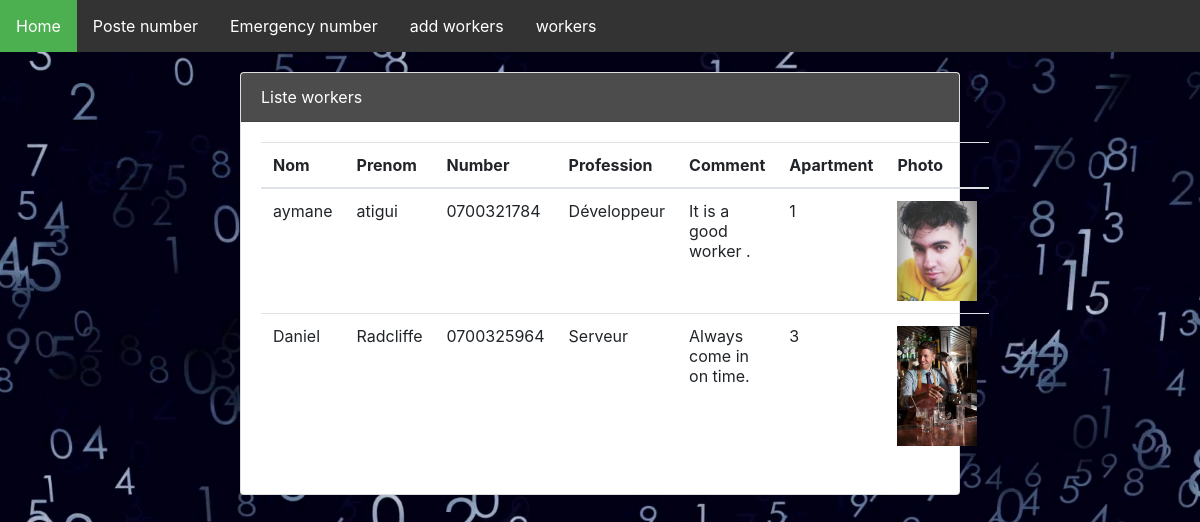
Screenshot of /code/pages/listeworkers.php with the database file from the repository.
### tables this page shows
CREATE TABLE IF NOT EXISTS `worker` (
  `id` int(11) NOT NULL AUTO_INCREMENT,
  `nom` varchar(50) NOT NULL,
  `prenom` varchar(50) NOT NULL,
  `number` varchar(12) NOT NULL,
  `profession` varchar(50) NOT NULL,
  `comm` varchar(200) NOT NULL,
  `apa` varchar(50) NOT NULL,
  `photo` varchar(300) NOT NULL,
  PRIMARY KEY (`id`)
);

### code/NUM/DAO.php (called while the page is built, shortened)
<?php
class DAO{
	function connexion(){
		$pdo = new PDO('mysql:host=localhost;dbname=bd', 'root', '');
		return $pdo;
	}
	function listeworkers(){
		$bdd=$this->connexion();
		$reponse=$bdd->prepare("select nom, prenom, number, profession, comm ,apa , photo  from worker");
   		$reponse->execute();
   		$lst=[];
   		while($ligne=$reponse->fetch()){
  	  		$lst[]=[$ligne[0],$ligne[1],$ligne[2],$ligne[3],$ligne[4],$ligne[5],$ligne[6]];
  		}
   		return $lst;
	}
}
?>

### code/pages/listeworkers.php (the view, shortened to what this page needs)
<?php
	include('nav.php');
?>
<!DOCTYPE html>
<html>
<head>
	<link rel="stylesheet" href="https://maxcdn.bootstrapcdn.com/bootstrap/4.5.2/css/bootstrap.min.css">
	<link rel="stylesheet" type="text/css" href="../NUM/css/style.css">
	<link rel="stylesheet" type="text/css" href="../NUM/css/fontawesome/css/all.css">
</head>
<body style="background-image: url('../NUM/css/img/num.png'); background-position: center; background-size:cover;">
	<div>
		<div class="card nvEtudiant">
			<div class="card-header   " style="background:rgba(0,0,0,.7); color:white;">Liste workers</div>
			<div class="card-body">
				<?php
				include("../NUM/DAO.php");
				$dao = new DAO();
				$liste = $dao->listeworkers();
				?>
				<table class="table">
					<thead>
						<th>Nom</th>
						<th>Prenom</th>
						<th>Number</th>
						<th>Profession</th>
						<th>Comment</th>
						<th>Apartment</th>
						<th>Photo</th>
					</thead>
					<tbody>
						<?php
						foreach ($liste as $e) {
							echo "<tr>
								<td>".$e[0]."</td>
								<td>".$e[1]."</td>
								<td>".$e[2]."</td>
								<td>".$e[3]."</td>
								<td>".$e[4]."</td>
								<td>".$e[5]."</td>
								<td><img width=80 src=".$e[6]."></td>
							</tr>";
						}
						?>
					</tbody>
				</table>
			</div>
		</div>
	</div>
</body>
</html>

### code/pages/nav.php (shortened to what this page needs)
<ul class="topnav">
	<li><a class="active" href="../index.php">Home</a></li>
	<li><a href="code.php">Poste number</a></li>
	<li><a href="eme.php">Emergency number</a></li>
	<li><a href="other.php">add workers</a></li>
	<li><a href="listeworkers.php">workers</a></li>
</ul>

### code/NUM/css/style.css (style rules this page uses)
* { padding: 0; margin: 0; box-sizing: border-box; }
.nvEtudiant { width: 60%; margin: auto; margin-top: 20px; }

### code/pages/nav.php (style rules this page uses)
body { margin: 0; }
ul.topnav { list-style-type: none; margin: 0; padding: 0; overflow: hidden; background-color: #333; }
ul.topnav li { float: left; }
ul.topnav li a { display: block; color: white; text-align: center; padding: 14px 16px; text-decoration: none; }
ul.topnav li a.active { background-color: #4CAF50; }

### rows the page displays
worker: nom "aymane", prenom "atigui", number "0700321784", profession "Développeur", comm "It is a good worker .", apa "1", photo (picture)
worker: nom "Daniel", prenom "Radcliffe", number "0700325964", profession "Serveur", comm "Always come in on time.", apa "3", photo (picture)
